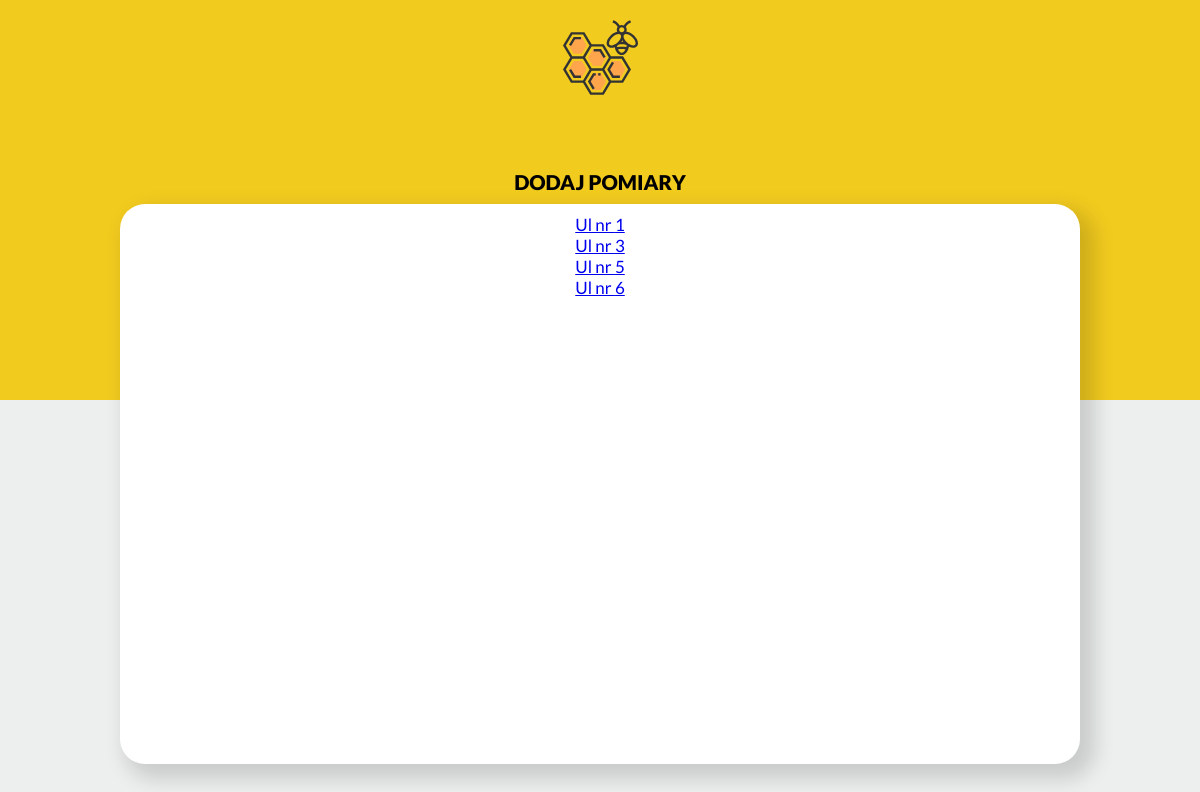
/displayHives/ (signed in), run on the app's committed database.
### hives/models.py (models this page shows)
class HiveModel(models.Model):
    numberOfHive = models.IntegerField(null=False)
    date = models.DateTimeField(auto_now_add=True)
    additional_info = models.CharField(max_length=500, blank=True)
    owner = models.ForeignKey(User, on_delete=models.CASCADE)

### hives/views.py (the view, shortened to what this page needs)
# urls.py: url(r'^displayHives/$', AddDataDisplayHives.as_view(), name="display-hives"),
class AddDataDisplayHives(LoginRequiredMixin, View):
    def get(self, request):
        ctx = HiveModel.objects.all().filter(owner=request.user.id)
        return render(request, 'display_hives.html', {'ctx': ctx})

### hives/templates/display_hives.html (shortened to what this page needs)
{% extends 'base.html' %}
{% block body %}
<div class="app-body-wrapper">
    <h1>Dodaj pomiary</h1>
    <div class="app-body">
        {% for hive in ctx %}
        <a href="/addHivesData/{{hive.numberOfHive}}/hiver1/">Ul nr {{hive.numberOfHive}}</a>
        <br>
        {% endfor %}
    </div>
</div>
{% endblock %}

### hives/static/hives/css/style.css (style rules this page uses)
* { margin: 0; padding: 0; box-sizing: border-box; }
html, body { height: 100%; font-family: 'Lato', sans-serif; font-size: 17px; }
#app h1 { font-weight: 900; font-size: 1.2rem; text-transform: uppercase; padding: 10px; }
#app .app-body-wrapper { height: 100%; }
#app .app-body-wrapper .app-body { -webkit-box-shadow: 10px 10px 20px 5px rgba(0,0,0,0.15); -moz-box-shadow: 10px 10px 20px 5px rgba(0,0,0,0.15); box-shadow: 10px 10px 20px 5px rgba(0,0,0,0.15); border-radius: 25px; background-color: white; height: 100%; padding: 10px }

### data on the page
HiveModel: numberOfHive "1"
HiveModel: numberOfHive "3"
HiveModel: numberOfHive "5"
HiveModel: numberOfHive "6"
